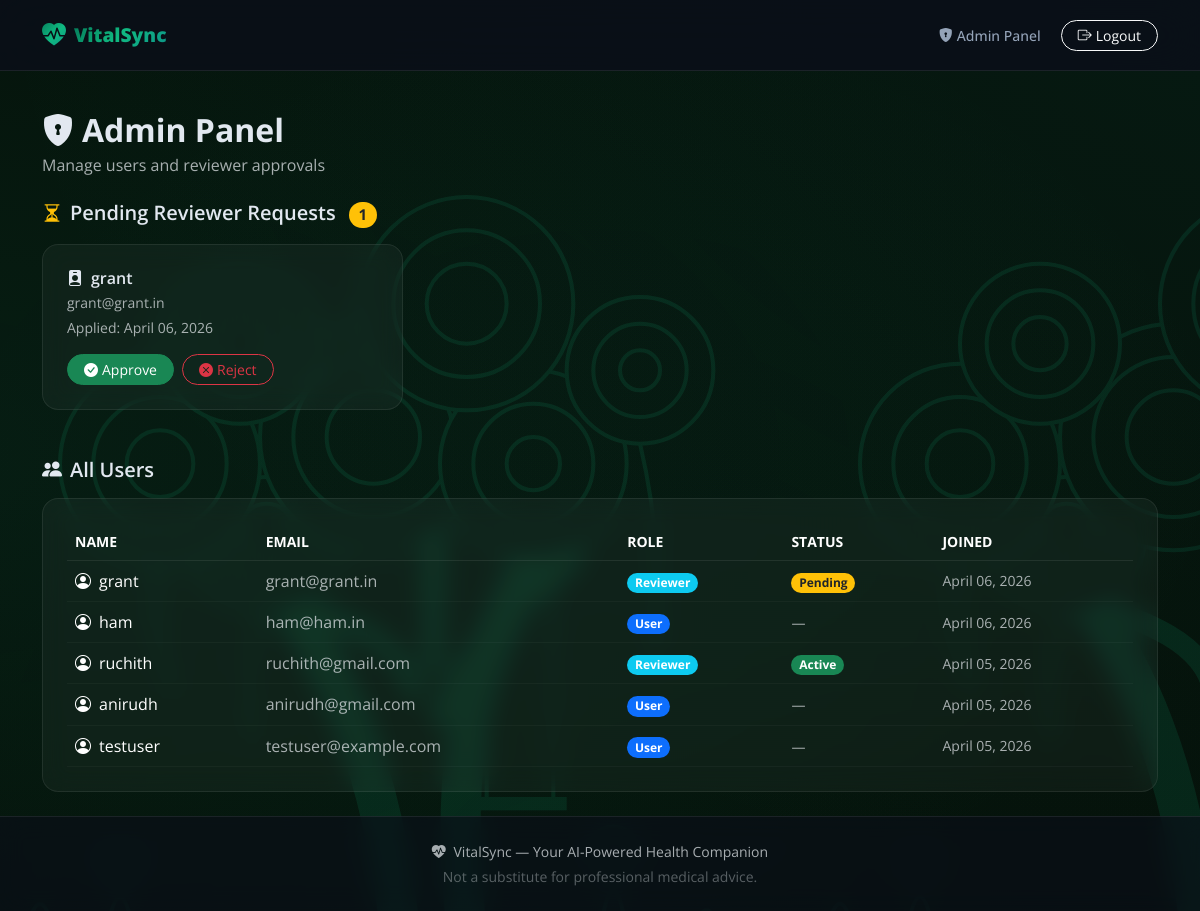
The page /admin (signed in) on the database its author committed.
### app/models.py (models this page shows, shortened)
class User(UserMixin, db.Model):
    __tablename__ = 'users'
    id = db.Column(db.Integer, primary_key=True)
    email = db.Column(db.String(150), unique=True, nullable=False, index=True)
    password_hash = db.Column(db.String(256), nullable=False)
    role = db.Column(db.String(20), nullable=False, default='user')  # user | reviewer | admin
    reviewer_status = db.Column(db.String(20), nullable=True)  # pending | active | rejected | null
    created_at = db.Column(db.DateTime, default=datetime.utcnow)
    api_token = db.Column(db.String(64), unique=True, nullable=True)
    health_logs = db.relationship('HealthLog', backref='user', lazy='dynamic')
    suggestions = db.relationship('Suggestion', backref='user', lazy='dynamic')
    @property
    def display_name(self):
        return self.email.split('@')[0]

### app/blueprints/admin.py (the view)
@admin_bp.route('/admin')
@admin_required
def panel():
    users = User.query.order_by(User.created_at.desc()).all()
    user_data = []
    for u in users:
        user_data.append({
            'id': u.id,
            'email': u.email,
            'name': u.display_name,
            'role': u.role,
            'reviewer_status': u.reviewer_status,
            'created_at': u.created_at.strftime('%B %d, %Y') if u.created_at else 'N/A'
        })
    pending_reviewers = User.query.filter_by(
        role='reviewer', reviewer_status='pending'
    ).all()
    pending_data = []
    for u in pending_reviewers:
        pending_data.append({
            'id': u.id,
            'email': u.email,
            'name': u.display_name,
            'created_at': u.created_at.strftime('%B %d, %Y') if u.created_at else 'N/A'
        })
    return render_template('admin/panel.html',
                           users=user_data,
                           pending_reviewers=pending_data)

### app/blueprints/admin.py (called while the page is built)
def admin_required(f):
    @wraps(f)
    @login_required
    def decorated(*args, **kwargs):
        if current_user.role != 'admin':
            abort(403)
        return f(*args, **kwargs)
    return decorated

### app/templates/admin/panel.html (shortened to what this page needs)
{% extends "base.html" %}
{% block content %}
<div class="fade-in">
    <div class="mb-4">
        <h2 class="fw-700 mb-1"><i class="bi bi-shield-lock-fill me-2"></i>Admin Panel</h2>
        <p class="text-muted mb-0">Manage users and reviewer approvals</p>
    </div>
    {% if pending_reviewers %}
    <div class="mb-5">
        <h5 class="fw-600 mb-3">
            <i class="bi bi-hourglass-split me-2 text-warning"></i>Pending Reviewer Requests
            <span class="badge bg-warning text-dark rounded-pill ms-2">{{ pending_reviewers | length }}</span>
        </h5>
        <div class="row g-3">
            {% for reviewer in pending_reviewers %}
            <div class="col-md-6 col-lg-4">
                <div class="glass-card p-4" id="pending-reviewer-{{ reviewer.id }}">
                    <div class="mb-3">
                        <h6 class="fw-600 mb-1"><i class="bi bi-person-badge-fill me-2"></i>{{ reviewer.name }}</h6>
                        <p class="text-muted small mb-1">{{ reviewer.email }}</p>
                        <p class="text-muted small mb-0">Applied: {{ reviewer.created_at }}</p>
                    </div>
                    <div class="d-flex gap-2">
                        <form method="POST" action="{{ url_for('admin.approve_reviewer', user_id=reviewer.id) }}">
                            <button type="submit" class="btn btn-success btn-sm rounded-pill px-3">
                                <i class="bi bi-check-circle-fill me-1"></i>Approve
                            </button>
                        </form>
                        <form method="POST" action="{{ url_for('admin.reject_reviewer', user_id=reviewer.id) }}">
                            <button type="submit" class="btn btn-outline-danger btn-sm rounded-pill px-3">
                                <i class="bi bi-x-circle-fill me-1"></i>Reject
                            </button>
                        </form>
                    </div>
                </div>
            </div>
            {% endfor %}
        </div>
    </div>
    {% endif %}
    <h5 class="fw-600 mb-3"><i class="bi bi-people-fill me-2"></i>All Users</h5>
    <div class="glass-card p-4">
        <div class="table-responsive">
            <table class="table table-dark table-borderless align-middle mb-0" id="users-table">
                <thead>
                    <tr class="text-muted small text-uppercase">
                        <th>Name</th>
                        <th>Email</th>
                        <th>Role</th>
                        <th>Status</th>
                        <th>Joined</th>
                    </tr>
                </thead>
                <tbody>
                    {% for user in users %}
                    {% if user.role != 'admin' %}
                    <tr>
                        <td>
                            <i class="bi bi-person-circle me-2"></i>{{ user.name }}
                        </td>
                        <td class="text-muted">{{ user.email }}</td>
                        <td>
                            <span class="badge rounded-pill
                                {% if user.role == 'admin' %}bg-danger{% elif user.role == 'reviewer' %}bg-info{% else %}bg-primary{% endif %}">
                                {{ user.role | capitalize }}
                            </span>
                        </td>
                        <td>
                            {% if user.reviewer_status %}
                                <span class="badge rounded-pill
                                    {% if user.reviewer_status == 'active' %}bg-success{% elif user.reviewer_status == 'pending' %}bg-warning text-dark{% else %}bg-secondary{% endif %}">
                                    {{ user.reviewer_status | capitalize }}
                                </span>
                            {% else %}
                                <span class="text-muted small">—</span>
                            {% endif %}
                        </td>
                        <td class="text-muted small">{{ user.created_at }}</td>
                    </tr>
                    {% endif %}
                    {% endfor %}
                </tbody>
            </table>
        </div>
    </div>
</div>
{% endblock %}

### app/templates/base.html (shortened to what this page needs)
<!DOCTYPE html>
<html lang="en" data-bs-theme="dark">
<head>
    <link href="https://cdn.jsdelivr.net/npm/bootstrap@5.3.3/dist/css/bootstrap.min.css" rel="stylesheet">
    <link href="https://cdn.jsdelivr.net/npm/bootstrap-icons@1.11.3/font/bootstrap-icons.min.css" rel="stylesheet">
    <link rel="stylesheet" href="{{ url_for('static', filename='css/custom.css') }}">
</head>
<body>
    <div class="doodle-bg"></div>
    <div class="leaves-container">
    </div>
    <nav class="navbar navbar-expand-lg sticky-top glass-navbar">
        <div class="container">
            <a class="navbar-brand d-flex align-items-center gap-2" href="{{ url_for('user.index') }}">
                <i class="bi bi-heart-pulse-fill brand-icon"></i>
                <span class="brand-text">VitalSync</span>
            </a>
            <div class="collapse navbar-collapse" id="navbarNav">
                <ul class="navbar-nav ms-auto align-items-center gap-1">
                    {% if current_user.is_authenticated %}
                        {% if current_user.role == 'user' %}
                            <li class="nav-item">
                                <a class="nav-link" href="{{ url_for('user.dashboard') }}">
                                    <i class="bi bi-grid-1x2-fill me-1"></i>Dashboard
                                </a>
                            </li>
                            <li class="nav-item">
                                <a class="nav-link" href="{{ url_for('user.quiz') }}">
                                    <i class="bi bi-clipboard2-pulse me-1"></i>Quiz
                                </a>
                            </li>
                            <li class="nav-item">
                                <a class="nav-link" href="{{ url_for('user.history') }}">
                                    <i class="bi bi-clock-history me-1"></i>History
                                </a>
                            </li>
                            <li class="nav-item">
                                <a class="nav-link" href="{{ url_for('user.chatbot') }}">
                                    <i class="bi bi-chat-dots-fill me-1"></i>Assistant
                                </a>
                            </li>
                        {% elif current_user.role == 'reviewer' %}
                            <li class="nav-item">
                                <a class="nav-link" href="{{ url_for('reviewer.dashboard') }}">
                                    <i class="bi bi-people-fill me-1"></i>Reviewer Panel
                                </a>
                            </li>
                        {% elif current_user.role == 'admin' %}
                            <li class="nav-item">
                                <a class="nav-link" href="{{ url_for('admin.panel') }}">
                                    <i class="bi bi-shield-lock-fill me-1"></i>Admin Panel
                                </a>
                            </li>
                        {% endif %}
                        <li class="nav-item ms-2">
                            <a class="btn btn-outline-light btn-sm rounded-pill px-3" href="{{ url_for('auth.logout') }}">
                                <i class="bi bi-box-arrow-right me-1"></i>Logout
                            </a>
                        </li>
                    {% endif %}
                </ul>
            </div>
        </div>
    </nav>
    <main class="container py-4">
        {% block content %}{% endblock %}
    </main>
    <footer class="glass-footer mt-auto py-4">
        <div class="container text-center">
            <p class="mb-1 text-muted small">
                <i class="bi bi-heart-pulse-fill me-1"></i>
                VitalSync — Your AI-Powered Health Companion
            </p>
            <p class="mb-0 text-muted small opacity-50">
                Not a substitute for professional medical advice.
            </p>
        </div>
    </footer>
</body>
</html>

### app/static/css/custom.css (style rules this page uses)
:root { --vs-bg: #06110a; --vs-bg-secondary: #0a1a12; --vs-surface: rgba(255, 255, 255, 0.04); --vs-surface-hover: rgba(255, 255, 255, 0.08); --vs-border: rgba(255, 255, 255, 0.08); --vs-border-hover: rgba(255, 255, 255, 0.15); --vs-primary: #10b981; --vs-primary-light: #34d399; --vs-glow: rgba(16, 185, 129, 0.4); --vs-text: #e2e8f0; --vs-text-muted: #94a3b8; --vs-success: #10b981; --vs-warning: #f59e0b; --vs-danger: #ef4444; --vs-info: #14b8a6; --vs-purple: #10b981; --vs-gradient: linear-gradient(135deg, #047857 0%, #10b981 50%, #0d9488 100%); --vs-gradient-warm: linear-gradient(135deg, #f97316 0%, #ef4444 100%); --vs-radius: 16px; --vs-radius-sm: 10px; --vs-transition: all 0.3s cubic-bezier(0.4, 0, 0.2, 1); }
body { font-family: 'Open Sans', -apple-system, BlinkMacSystemFont, sans-serif; background: var(--vs-bg); color: var(--vs-text); min-height: 100vh; display: flex; flex-direction: column; overflow-x: hidden; }
body::before { content: ''; position: fixed; top: -50%; left: -50%; width: 200%; height: 200%; background: radial-gradient(ellipse at 20% 50%, rgba(16, 185, 129, 0.08) 0%, transparent 50%), radial-gradient(ellipse at 80% 20%, rgba(20, 184, 166, 0.06) 0%, transparent 50%), radial-gradient(ellipse at 50% 80%, rgba(4, 120, 87, 0.04) 0%, transparent 50%); z-index: -1; animation: bgShift 20s ease-in-out infinite alternate; }
.fw-600 { font-weight: 600; }
.fw-700 { font-weight: 700; }
.glass-navbar { background: rgba(10, 14, 26, 0.8) !important; backdrop-filter: blur(20px); -webkit-backdrop-filter: blur(20px); border-bottom: 1px solid var(--vs-border); padding: 0.75rem 0; }
.brand-icon { font-size: 1.5rem; background: var(--vs-gradient); -webkit-background-clip: text; -webkit-text-fill-color: transparent; background-clip: text; }
.brand-text { font-weight: 800; font-size: 1.2rem; background: var(--vs-gradient); -webkit-background-clip: text; -webkit-text-fill-color: transparent; background-clip: text; }
.glass-navbar .nav-link { color: var(--vs-text-muted); font-size: 0.875rem; font-weight: 500; padding: 0.5rem 0.75rem; border-radius: var(--vs-radius-sm); transition: var(--vs-transition); }
.glass-card { background: var(--vs-surface); backdrop-filter: blur(12px); -webkit-backdrop-filter: blur(12px); border: 1px solid var(--vs-border); border-radius: var(--vs-radius); transition: var(--vs-transition); }
.table-dark { --bs-table-bg: transparent; --bs-table-border-color: var(--vs-border); }
.table-dark thead tr { border-bottom: 1px solid var(--vs-border); }
.table-dark tbody tr { border-bottom: 1px solid rgba(255, 255, 255, 0.03); transition: var(--vs-transition); }
.glass-footer { background: rgba(10, 14, 26, 0.6); backdrop-filter: blur(12px); border-top: 1px solid var(--vs-border); margin-top: auto; }
.fade-in { animation: fadeIn 0.5s ease; }
.leaves-container { position: fixed; top: 0; left: 0; width: 100%; height: 100%; overflow: hidden; z-index: -1; pointer-events: none; }
.doodle-bg { position: fixed; bottom: -5vh; left: 0; width: 100vw; height: 100vh; z-index: -2; pointer-events: none; background-size: 800px; background-repeat: repeat-x; background-position: bottom left; }

### rows shown on the page
User: name "grant", email "grant@grant.in", created_at "April 06, 2026", role "Reviewer", reviewer_status "Pending"
User: name "ham", email "ham@ham.in", role "User", created_at "April 06, 2026"
User: name "ruchith", email "ruchith@gmail.com", role "Reviewer", reviewer_status "Active", created_at "April 05, 2026"
User: name "anirudh", email "anirudh@gmail.com", role "User", created_at "April 05, 2026"
User: name "testuser", email "testuser@example.com", role "User", created_at "April 05, 2026"

### other values the page prints
{{ pending_reviewers | length }} "1"
